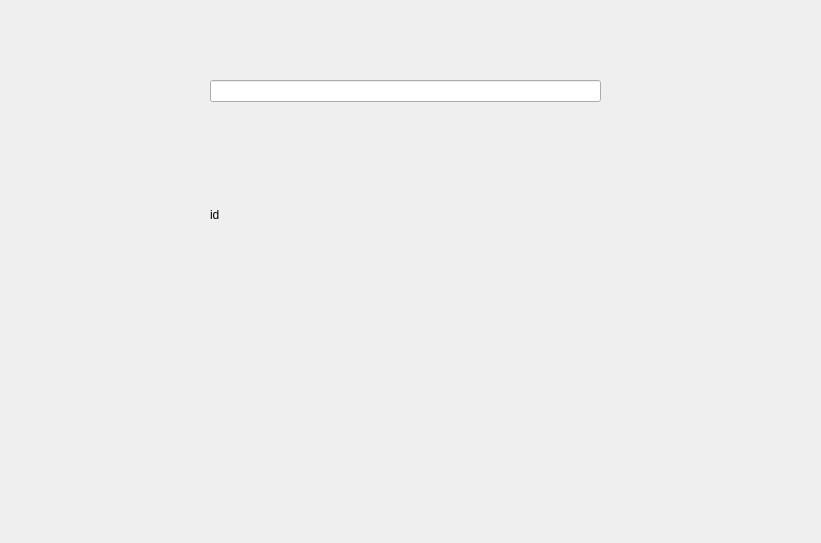
<?xml version="1.0" encoding="UTF-8"?>
<ui version="4.0">
 <class>stat</class>
 <widget class="QDialog" name="stat">
  <property name="geometry">
   <rect>
    <x>0</x>
    <y>0</y>
    <width>821</width>
    <height>543</height>
   </rect>
  </property>
  <property name="windowTitle">
   <string>Dialog</string>
  </property>
  <widget class="QWidget" name="verticalLayoutWidget">
   <property name="geometry">
    <rect>
     <x>210</x>
     <y>80</y>
     <width>391</width>
     <height>241</height>
    </rect>
   </property>
   <layout class="QVBoxLayout" name="verticalLayout">
    <item>
     <widget class="QLineEdit" name="id"/>
    </item>
    <item>
     <widget class="QLabel" name="label">
      <property name="text">
       <string>id </string>
      </property>
     </widget>
    </item>
   </layout>
  </widget>
 </widget>
 <resources/>
 <connections/>
</ui>
